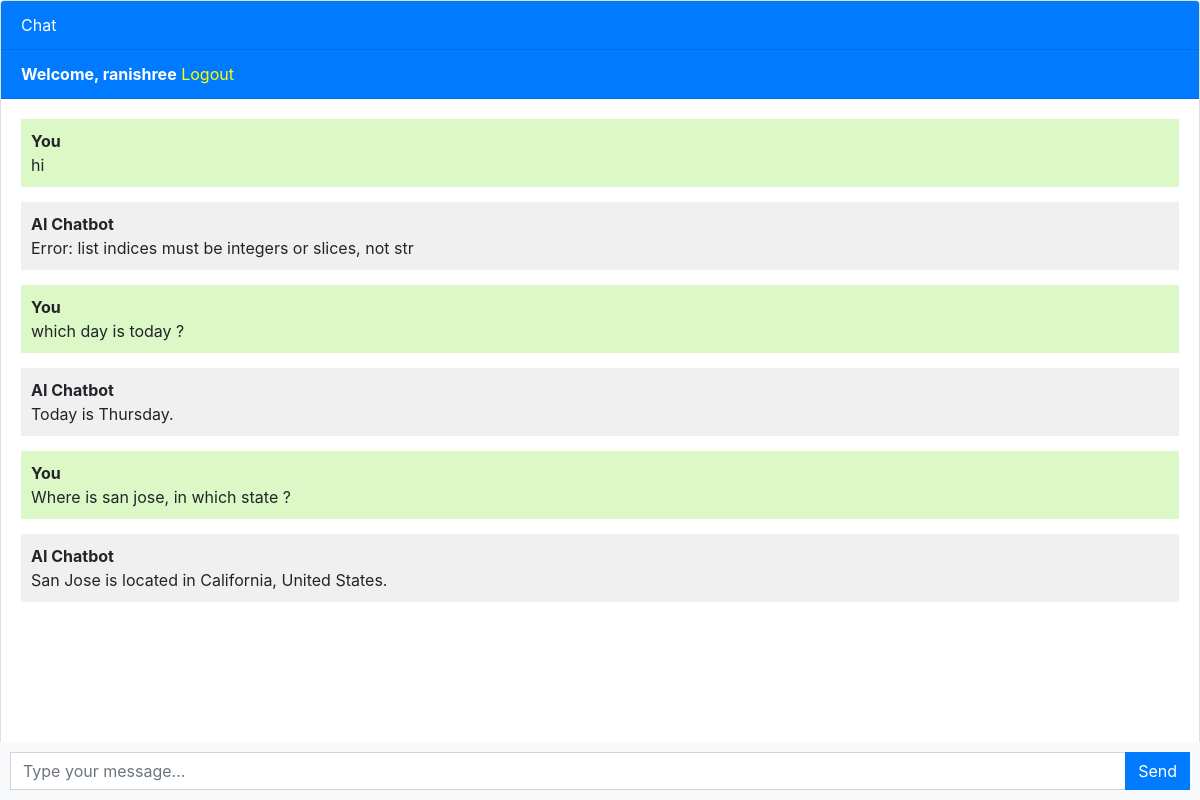
Screenshot of / (signed in) with the database file from the repository.
### chatbot/models.py (models this page shows, shortened)
class Chat(models.Model):
    user = models.ForeignKey(User, on_delete=models.CASCADE)
    message = models.TextField()
    response = models.TextField()
    created_at = models.DateTimeField(auto_now_add=True)

### chatbot/views.py (the view)
# urls.py: path('', views.chatbot, name='chatbot'),
@login_required(login_url='login')
def chatbot(request):
    chats = Chat.objects.filter(user=request.user)  # Safely access only for logged-in users
    if request.method == 'POST':
        message = request.POST.get('message')
        response = ask_openai(message)
        chat = Chat(user=request.user, message=message, response=response, created_at=timezone.now())
        chat.save()
        return JsonResponse({'message': message, 'response': response})
    return render(request, 'chatbot.html', {'chats': chats})

### templates/chatbot.html (shortened to what this page needs)
{% extends 'base.html' %}  {% block content %}
<div class="chat-container">
  <div class="card flex-grow-1">
    <div class="card-header bg-primary text-white">Chat</div>
    {% if user.is_authenticated %}
    <div class="card-header bg-primary text-white">
      <b>Welcome, {{user.username}}</b>
      <a style="color: yellow" href="logout">Logout</a>
    </div>
    {% else %}
    <div class="card-header bg-primary text-white">
      <a style="color: yellow" href="login">Login</a>
      <a style="color: yellow" href="register">Register</a>
    </div>
    {% endif %}
    <div class="card-body messages-box">
      <ul class="list-unstyled messages-list">
        {% for chat in chats %} {% if chat.user == request.user %}
        <li class="message sent">
          <div class="message-text">
            <div class="message-sender">
              <b>You</b>
            </div>
            <div class="message-content">{{chat.message}}</div>
          </div>
        </li>
        <li class="message received">
          <div class="message-text">
            <div class="message-sender">
              <b>AI Chatbot</b>
            </div>
            <div class="message-content">{{chat.response}}</div>
          </div>
        </li>
        {% endif %} {% endfor %}
      </ul>
    </div>
    <br /><br />
    <br /><br />
    <br /><br />
  </div>
  <form class="message-form">
    <div class="input-group">
      <input
        type="text"
        class="form-control message-input"
        placeholder="Type your message..."
      />
      <div class="input-group-append">
        <button type="submit" class="btn btn-primary btn-send">Send</button>
      </div>
    </div>
  </form>
</div>
{% endblock %}

### templates/chatbot.html (style rules this page uses)
body, html { height: 100%; }
.messages-box { flex: 1; overflow-y: auto; }
.messages-list { padding-left: 0; }
.message { margin-bottom: 15px; list-style: none; }
.message-text { padding: 10px; border-radius: 5px; }
.sent { background-color: #dcf8c6; align-self: flex-end; }
.received { background-color: #f1f0f0; align-self: flex-start; }
.message-form { display: flex; position: fixed; bottom: 0; left: 0; right: 0; padding: 10px; background-color: #f8f9fa; }
.message-input { flex: 1; border-radius: 0; border-right: none; }
.btn-send { border-radius: 0; }
.chat-container { height: 100%; display: flex; flex-direction: column; }

### rows the page displays
Chat: message "hi", response "Error: list indices must be integers or slices, not str"
Chat: message "which day is today ?", response "Today is Thursday."
Chat: message "Where is san jose, in which state ?", response "San Jose is located in California, United States."

### other values shown
{{ user.username }} "ranishree"
